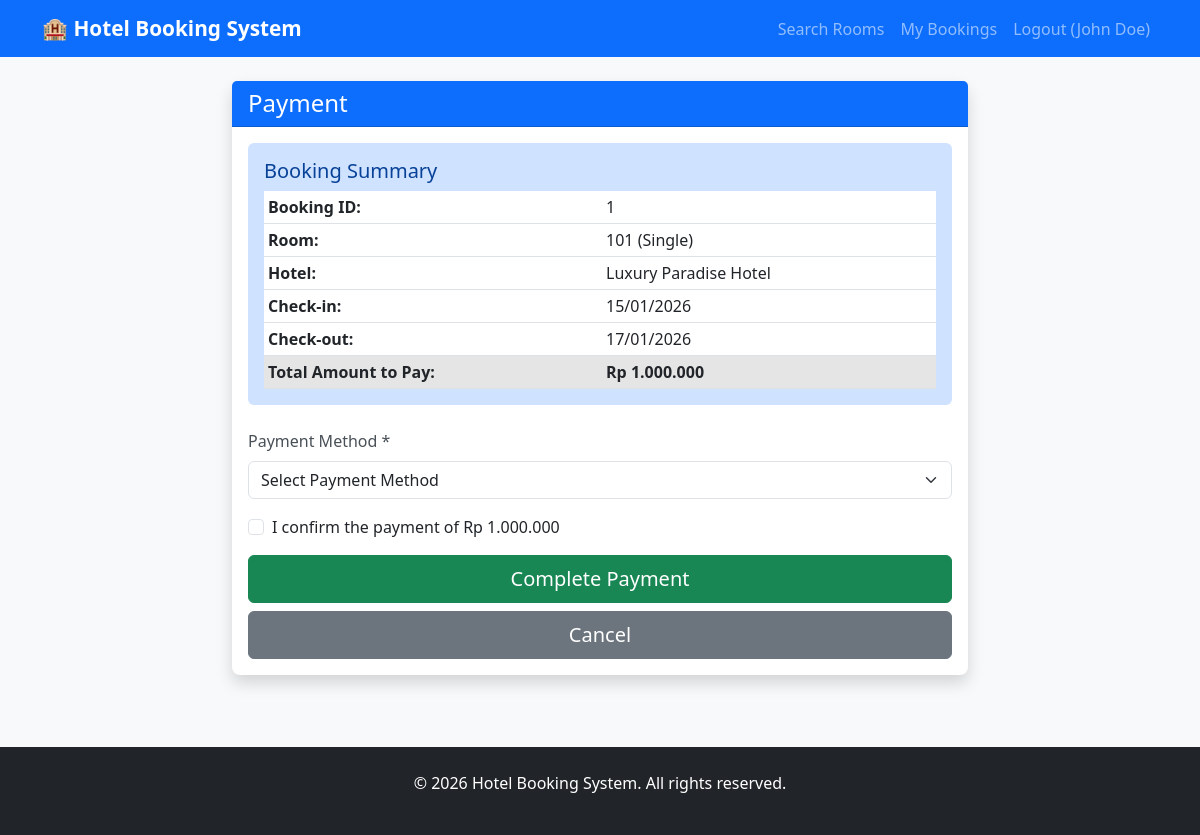
The page /pages/guest/payment.php?booking_id=1 (signed in) on the database its author committed.
### tables this page shows
CREATE TABLE IF NOT EXISTS Bookings (
    booking_id INT AUTO_INCREMENT PRIMARY KEY,
    user_id INT NOT NULL,
    room_id INT NOT NULL,
    check_in_date DATE NOT NULL,
    check_out_date DATE NOT NULL,
    num_guests INT NOT NULL CHECK (num_guests > 0),
    booking_status ENUM('pending', 'confirmed', 'cancelled', 'completed') NOT NULL DEFAULT 'pending',
    total_price DECIMAL(10,2) NOT NULL CHECK (total_price >= 0),
    booking_date DATETIME DEFAULT CURRENT_TIMESTAMP,
    special_requests TEXT,
    FOREIGN KEY (user_id) REFERENCES Users(user_id) ON DELETE CASCADE,
    FOREIGN KEY (room_id) REFERENCES Rooms(room_id) ON DELETE CASCADE,
    INDEX idx_user_id (user_id),
    INDEX idx_room_id (room_id),
    INDEX idx_booking_status (booking_status),
    INDEX idx_check_in_date (check_in_date),
    INDEX idx_booking_date (booking_date)
);

CREATE TABLE IF NOT EXISTS Rooms (
    room_id INT AUTO_INCREMENT PRIMARY KEY,
    hotel_id INT NOT NULL,
    room_number VARCHAR(10) NOT NULL,
    room_type ENUM('single', 'double', 'suite') NOT NULL,
    capacity INT NOT NULL CHECK (capacity > 0),
    price_per_night DECIMAL(10,2) NOT NULL CHECK (price_per_night > 0),
    amenities TEXT,
    is_available BOOLEAN DEFAULT TRUE,
    floor_number INT,
    FOREIGN KEY (hotel_id) REFERENCES Hotels(hotel_id) ON DELETE CASCADE,
    UNIQUE KEY unique_room_per_hotel (hotel_id, room_number),
    INDEX idx_room_type (room_type),
    INDEX idx_availability (is_available)
);

CREATE TABLE IF NOT EXISTS Hotels (
    hotel_id INT AUTO_INCREMENT PRIMARY KEY,
    hotel_name VARCHAR(150) NOT NULL,
    location VARCHAR(200) NOT NULL,
    city VARCHAR(100) NOT NULL,
    phone VARCHAR(20),
    email VARCHAR(100),
    rating DECIMAL(2,1) DEFAULT 0,
    total_rooms INT,
    description TEXT,
    INDEX idx_city (city)
);

### classes/Database.php (called while the page is built, shortened)
<?php
class Database {
    private $conn;
    private $host;
    private $user;
    private $pass;
    private $db;
    public function __construct($host, $user, $pass, $db) {
        $this->host = $host;
        $this->user = $user;
        $this->pass = $pass;
        $this->db = $db;
    }
    private function connect() {
        try {
            $this->conn = new mysqli($this->host, $this->user, $this->pass, $this->db);
            $this->conn->set_charset("utf8mb4");
        } catch (Exception $e) {
            error_log("Database connection error: " . $e->getMessage());
            die("Database connection failed. Please try again later.");
        }
    }
    public function prepare($sql) {
        return $this->conn->prepare($sql);
    }
}
?>

### classes/Booking.php (called while the page is built, shortened)
<?php
require_once __DIR__ . '/../config/database.php';
class Booking {
    private $db;
    private $table = 'Bookings';
    public function __construct($database) {
        $this->db = $database;
    }
    public function getBookingById($bookingId) {
        try {
            $stmt = $this->db->prepare("SELECT b.*, u.full_name, u.email, u.phone, r.room_number, r.room_type, h.hotel_name
                                        FROM {$this->table} b
                                        JOIN Users u ON b.user_id = u.user_id
                                        JOIN Rooms r ON b.room_id = r.room_id
                                        JOIN Hotels h ON r.hotel_id = h.hotel_id
                                        WHERE b.booking_id = ?");
            $stmt->bind_param("i", $bookingId);
            $stmt->execute();
            return $stmt->get_result()->fetch_assoc();
        } catch (Exception $e) {
            error_log("Get booking error: " . $e->getMessage());
            return null;
        }
    }
}
?>

### includes/functions.php (called while the page is built, shortened)
<?php
require_once __DIR__ . '/../config/database.php';
function formatCurrency($amount) {
    return 'Rp ' . number_format($amount, 0, ',', '.');
}
function formatDate($date) {
    return date('d/m/Y', strtotime($date));
}
?>

### pages/guest/payment.php (the view, shortened to what this page needs)
<?php
require_once __DIR__ . '/../../config/database.php';
require_once __DIR__ . '/../../includes/functions.php';
require_once __DIR__ . '/../../classes/Database.php';
require_once __DIR__ . '/../../classes/Booking.php';
$database = new Database(DB_HOST, DB_USER, DB_PASS, DB_NAME);
$bookingObj = new Booking($database);
$bookingId = $_GET['booking_id'] ?? '';
$booking = $bookingObj->getBookingById($bookingId);
include __DIR__ . '/../../includes/header.php';
?>
<div class="row justify-content-center">
    <div class="col-md-8">
        <div class="card shadow">
            <div class="card-header bg-primary text-white">
                <h4 class="mb-0">Payment</h4>
            </div>
            <div class="card-body">
                <div class="alert alert-info">
                    <h5>Booking Summary</h5>
                    <table class="table table-sm mb-0">
                        <tr>
                            <th>Booking ID:</th>
                            <td><?php echo $booking['booking_id']; ?></td>
                        </tr>
                        <tr>
                            <th>Room:</th>
                            <td><?php echo $booking['room_number']; ?> (<?php echo ucfirst($booking['room_type']); ?>)</td>
                        </tr>
                        <tr>
                            <th>Hotel:</th>
                            <td><?php echo $booking['hotel_name']; ?></td>
                        </tr>
                        <tr>
                            <th>Check-in:</th>
                            <td><?php echo formatDate($booking['check_in_date']); ?></td>
                        </tr>
                        <tr>
                            <th>Check-out:</th>
                            <td><?php echo formatDate($booking['check_out_date']); ?></td>
                        </tr>
                        <tr class="table-active">
                            <th>Total Amount to Pay:</th>
                            <td><strong><?php echo formatCurrency($booking['total_price']); ?></strong></td>
                        </tr>
                    </table>
                </div>
                <form method="POST" action="">
                    <div class="mb-3">
                        <label for="payment_method" class="form-label">Payment Method *</label>
                        <select class="form-select" id="payment_method" name="payment_method" required>
                            <option value="">Select Payment Method</option>
                        </select>
                    </div>
                    <div class="form-check mb-3">
                        <input class="form-check-input" type="checkbox" id="confirm_payment" required>
                        <label class="form-check-label" for="confirm_payment">
                            I confirm the payment of <?php echo formatCurrency($booking['total_price']); ?>
                        </label>
                    </div>
                    <button type="submit" class="btn btn-success btn-lg w-100">Complete Payment</button>
                    <a href="<?php echo SITE_URL; ?>pages/guest/search_rooms.php" class="btn btn-secondary btn-lg w-100 mt-2">Cancel</a>
                </form>
            </div>
        </div>
    </div>
</div>
<?php include __DIR__ . '/../../includes/footer.php'; ?>

### assets/css/style.css (style rules this page uses)
:root { --primary-color: #0d6efd; --success-color: #198754; --danger-color: #dc3545; --warning-color: #ffc107; --info-color: #0dcaf0; }
* { margin: 0; padding: 0; box-sizing: border-box; }
body { font-family: 'Segoe UI', Tahoma, Geneva, Verdana, sans-serif; background-color: #f8f9fa; color: #333; }
.card { border: none; border-radius: 0.5rem; transition: transform 0.3s ease, box-shadow 0.3s ease; }
.card-header { border-radius: 0.5rem 0.5rem 0 0; font-weight: 600; }
.form-control, .form-select { border-radius: 0.375rem; border: 1px solid #dee2e6; transition: border-color 0.3s ease; }
.form-label { font-weight: 500; margin-bottom: 0.5rem; color: #495057; }
.btn { border-radius: 0.375rem; font-weight: 500; transition: all 0.3s ease; }
.table { background-color: white; border-radius: 0.375rem; }
.table tbody tr { transition: background-color 0.2s ease; }
.alert { border-radius: 0.375rem; border: none; margin-bottom: 1.5rem; }
.alert-info { background-color: #cfe2ff; color: #084298; }

### rows shown on the page
bookings: booking_id "1", room.room_number "101", room.room_type "Single", hotels.hotel_name "Luxury Paradise Hotel", check_in_date "15/01/2026", check_out_date "17/01/2026", total_price "Rp 1.000.000"

### other values the page prints
SITE_NAME "Hotel Booking System"
$_SESSION['full_name'] "John Doe"
